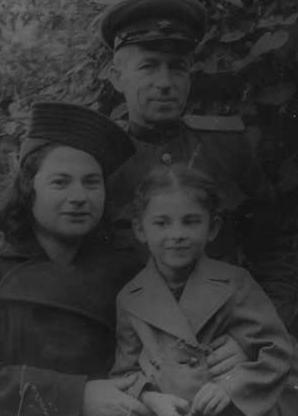
#> input picture 4th Year/Image-Processing/Images/wartime.jpg, 298 x 416 px, found by its file name
$ jupyter execute Task4.ipynb
#> lines starting #> are read from the running program, lines starting #| are printed output that depends on the picture
## Image adjusting
- Scaling
- Cropping
- Rotating

[cell 1]
import cv2
from cv2 import cvtColor
from matplotlib import pyplot as plt

I = cv2.imread("../Images/wartime.jpg")
#> I is the input picture: shape (416, 298, 3); min 14, max 122, mean 49.9
I = cvtColor(I, cv2.COLOR_BGR2RGB)

[cell 2]
# Crop out the fourth quadrant of the image

# [bottom to top / top to bottom : right to left / left to right]
C = I[300:,150:]
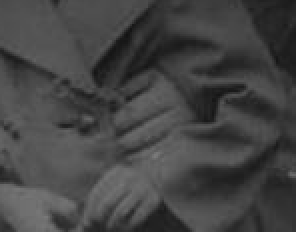
#> C: shape (116, 148, 3) (shown 2 times larger); min 18, max 122, mean 68.2
# C[300:,150:] = [0,0,0]
plt.figure(figsize=(10,10))

plt.subplot(2,2,1)
plt.imshow(I)
plt.title('Image')

plt.subplot(2,2,2)
plt.imshow(C)
plt.title('Image')
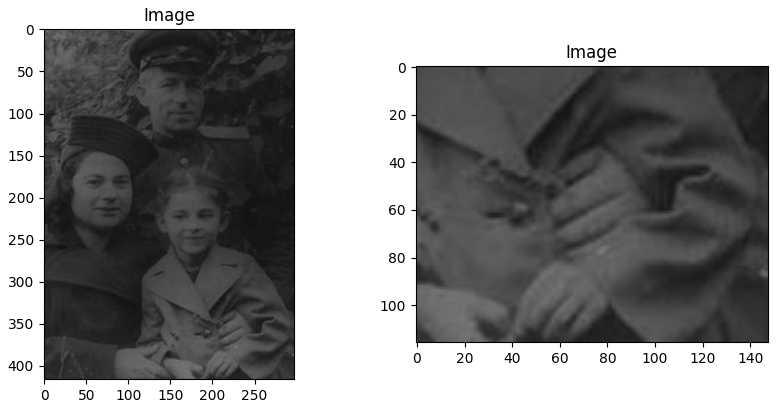
#> figure drawn by matplotlib, 2 panels

[cell 3]
# Rotate the cropped section by 45°
height, width = C.shape[:2]
#> height = 116; width = 148
cx, cy = (height // 2, width // 2)
#> cx = 58; cy = 74

matrix = cv2.getRotationMatrix2D(center = (cx, cy), angle = 45, scale = 1.0)
R = cv2.warpAffine(C, M = matrix, dsize = (width, height))
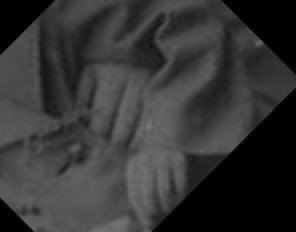
#> R: shape (116, 148, 3) (shown 2 times larger); min 0, max 121, mean 52.7

plt.figure(figsize=(10,10))
plt.subplot(2,2,1)
plt.imshow(R)
plt.title('Image')

[cell 4]
# Scale the image
S = cv2.resize(I, dsize=(3 * width, 4 * height))
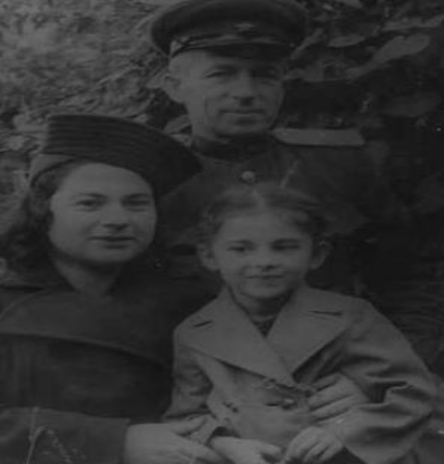
#> S: shape (464, 444, 3); min 15, max 120, mean 49.8

plt.figure(figsize=(10,10))
plt.subplot(2,2,1)
plt.imshow(S)
plt.title('Image')

$ run again, with 4th Year/Image-Processing/Images/Trump.jpg copied over 4th Year/Image-Processing/Images/wartime.jpg
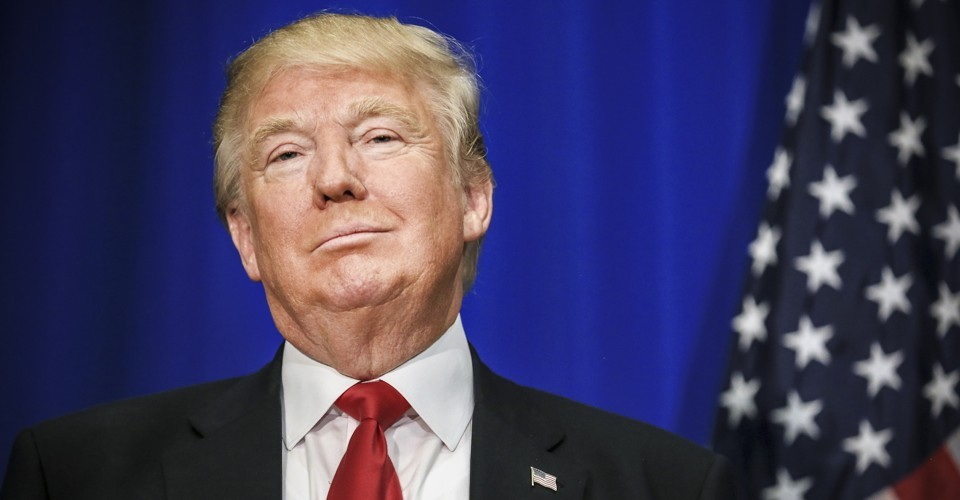
#> input picture 4th Year/Image-Processing/Images/Trump.jpg, 960 x 500 px, found by its file name
#> I is the input picture: shape (500, 960, 3); mean B, G, R 95, 62.7, 67.7
#> `R = cv2.warpAffine(C, M = matrix, dsize = (width, height))`:
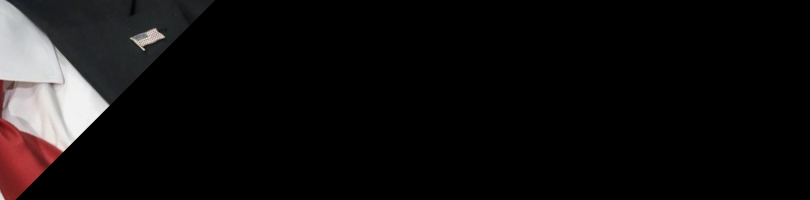
#> R: shape (200, 810, 3); mean R, G, B 17.2, 15.3, 15.4
#> `S = cv2.resize(I, dsize=(3 * width, 4 * height))`:
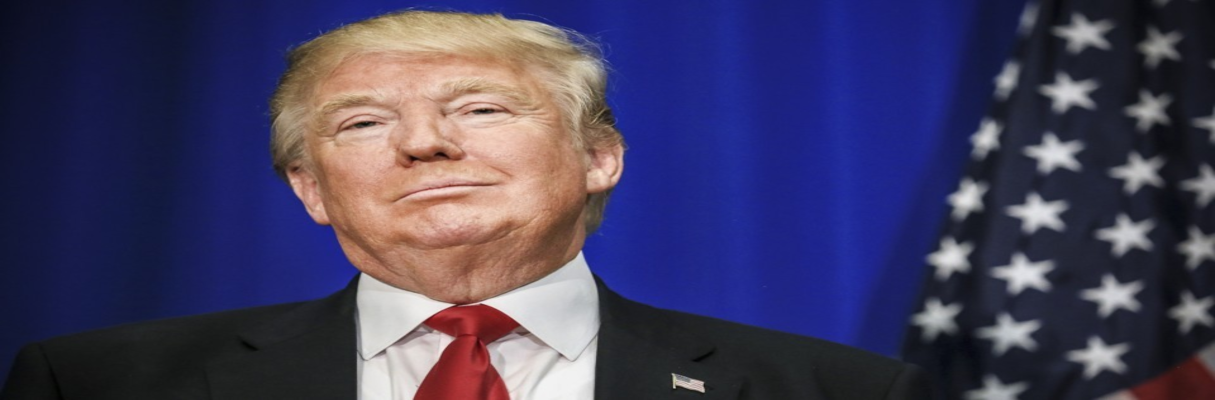
#> S: shape (800, 2430, 3) (shown at 1/2 size); mean R, G, B 67.6, 62.7, 94.9
